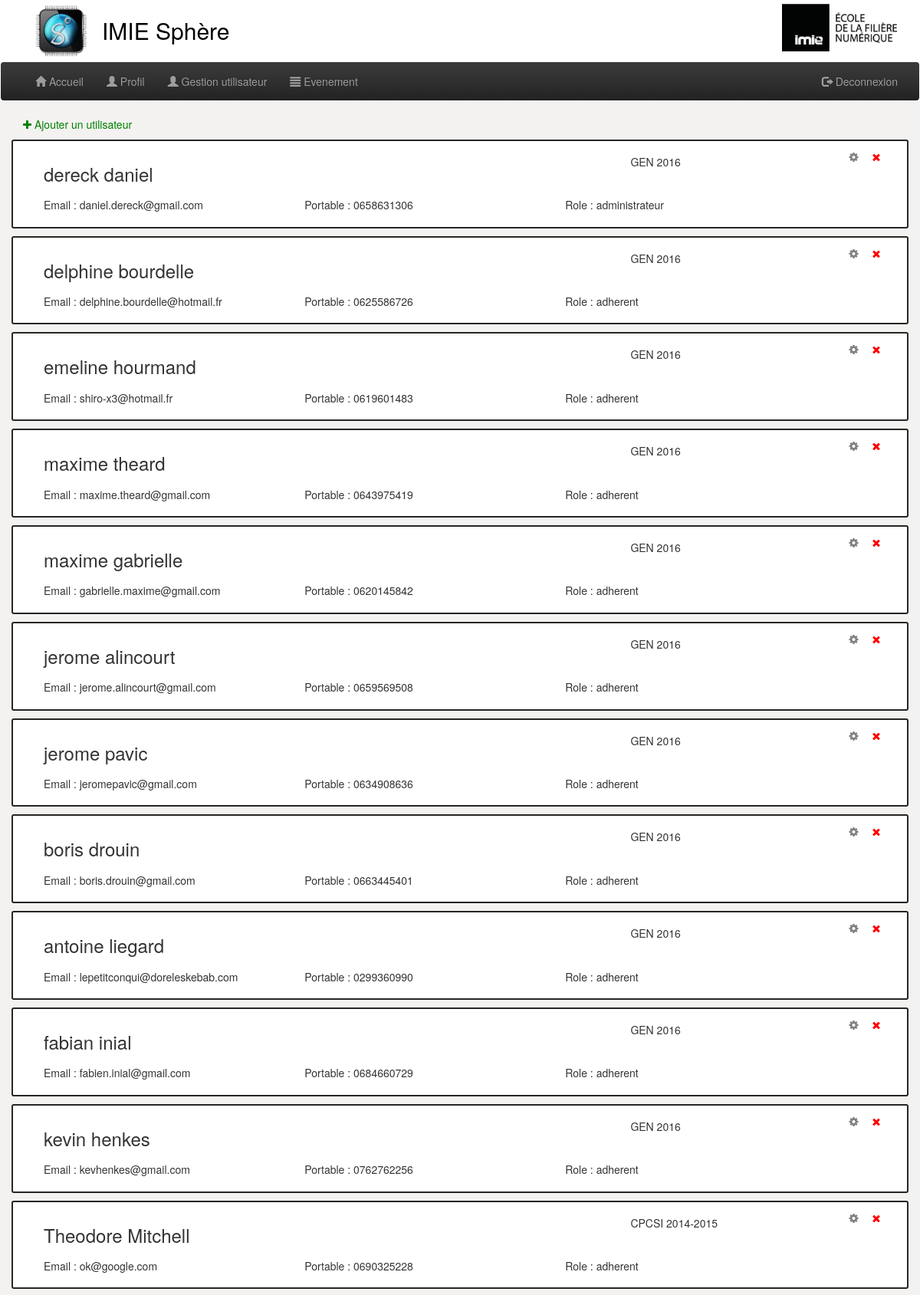
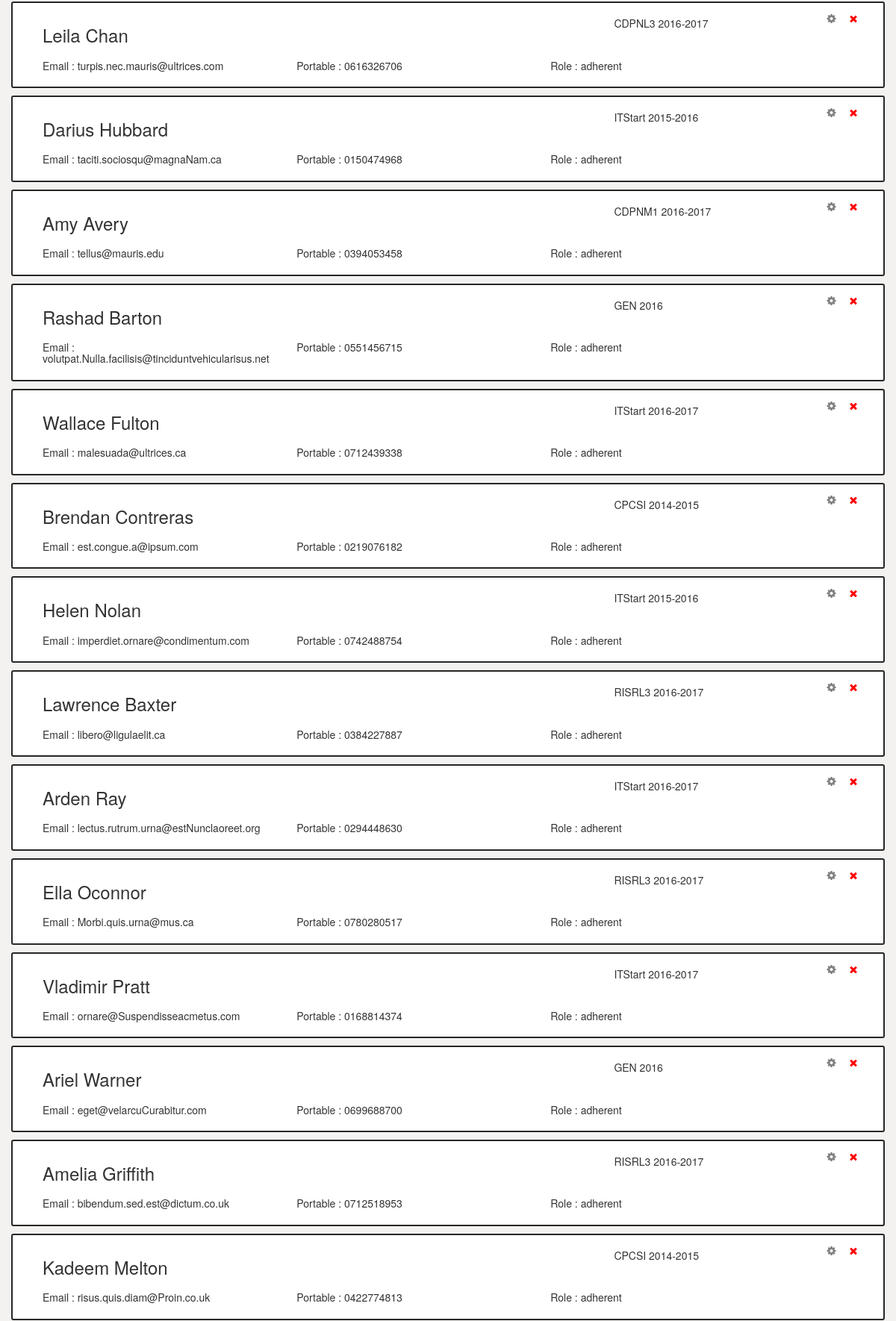
/index.php?action=listUser (signed in, upper part), run on the app's committed database (2 pictures, top to bottom).
### tables this page shows
CREATE TABLE `role` (
  `id_role` int(11) NOT NULL,
  `name` varchar(25) NOT NULL
);

CREATE TABLE `user` (
  `id_user` int(11) NOT NULL,
  `membership_number` varchar(8) DEFAULT NULL,
  `firstname` varchar(25) NOT NULL,
  `lastname` varchar(25) NOT NULL,
  `email` varchar(255) NOT NULL,
  `phone` varchar(10) NOT NULL,
  `password` varchar(15) NOT NULL,
  `id_grade` int(11) DEFAULT NULL
);

CREATE TABLE `grade` (
  `id_grade` int(11) NOT NULL,
  `name` varchar(25) NOT NULL,
  `promotion` varchar(9) NOT NULL
);

### application/controleurs/listUserControler.php (called while the page is built, shortened)
<?php
class listUserController{
    public function listUser(){
            $listUser = new listUserModel();
            $reqListUser = $listUser->getListUser(-1);
            require_once("/application/views/IMIE/listUser.php");
    }
}
?>

### application/bddConnect/singletonbdd.php (called while the page is built, shortened)
<?php
class BDD {
	private function __construct() {
		try {
			$this->PDOInstance = new PDO ( 'mysql:dbname=' . self::DEFAULT_SQL_DTB . ';host=' . self::DEFAULT_SQL_HOST, self::DEFAULT_SQL_USER, self::DEFAULT_SQL_PASS, array( PDO::MYSQL_ATTR_INIT_COMMAND => "SET NAMES utf8") );
		} catch ( Exception $ex ) {
			print ("ERROR !: " . $ex->getMessage () . "<br/>") ;
		}
	}
	public function queryGet($req) {
		$resuReq = $this->PDOInstance->query($req);
		return $resuReq;
	}
}
?>

### application/models/listUserModel.php (called while the page is built, shortened)
<?php
require_once 'application/bddConnect/singletonbdd.php';
class listUserModel {
	public function getListUser($role) {
		$req = "SELECT * FROM role INNER JOIN user_role ON role.id_role = user_role.id_role
INNER JOIN user ON user_role.id_user = user.id_user
INNER JOIN grade ON  user.id_grade = grade.id_grade";
		$bdd = BDD::getInstance ();
		$tmp = $bdd->queryGet ( $req );
		return ($tmp);
	}
}
?>

### application/views/IMIE/listUser.php (the view)
<main>
<div class=" container">
	<?php if ($_SESSION['id_role'] == 1){ ?>
	<a class="plus" href="index.php?action=addUser"><i class="fa fa-plus"
		aria-hidden="true"></i> Ajouter un utilisateur</a>
		<?php } ?>
</div>
    <?php
				if ($_POST ['listUser']) {
					foreach ( $_POST['listUser'] as $row ) {
						?>
    <div id=<?php echo $row['id_user']?>
	class="container event-list">
	<a href="index.php?action=profil&uid=<?php echo $row['id_user']; ?>">
	<div class="col-md-11">
	<div class="col-md-9" ><h3><?php echo $row['firstname']." ".$row['lastname'] ?></h3></div>
	<div class="col-md-3" ><h5><?php echo $row['name']." ".$row['promotion'] ?></h5></div>
	<div class="col-md-4"><h5><?php echo "Email : ".$row['email'] ?></h5></div>
	<div class="col-md-4"><h5><?php echo "Portable : ".$row['phone'] ?></h5></div>
	<div class="col-md-4"><h5><?php echo "Role : ".$row[1] ?></h5></div>
	</div>
	<div class="col-md-1">
                <a class="gear col-md-4" href="application/views/Layout/notImplementNow.php"><i
			class="fa fa-cog" aria-hidden="true"></i></a>
                <a class="minus col-md-4" href="application/views/Layout/notImplementNow.php"><i
			class="fa fa-close" aria-hidden="true"></i></a>
	</div>
	</a>
</div>
        <?php
					}
				} else {
					?>
                <div class="container">
	<h4 class="align-center">Pas d'utilisateur inscrit</h4>
</div>
            <?php
				}
				?>
</main>

### assets/css/main.css (style rules this page uses)
html { height: 100%; }
body { background-color: #f3f2f0; margin: 0 auto; min-height: 100%; position: relative; }
.event-list { background-color: #ffffff; border: 2px solid #262626; border-radius: 3px; padding: 10px; margin-top: 10px; margin-bottom: 10px; }
.gear { color: gray; }
.plus { color: green; }
.minus { color: red; }
a { color : inherit; text-decoration: none; }

### data on the page
role: user.firstname "dereck", user.lastname "daniel", grade.name "GEN", grade.promotion "2016", user.email "daniel.dereck@gmail.com", user.phone "0658631306", name "administrateur"
role: user.firstname "delphine", user.lastname "bourdelle", grade.name "GEN", grade.promotion "2016", user.email "delphine.bourdelle@hotmail.fr", user.phone "0625586726", name "adherent", user.firstname "emeline", user.lastname "hourmand", user.email "shiro-x3@hotmail.fr", user.phone "0619601483", user.firstname "maxime", user.lastname "theard", user.email "maxime.theard@gmail.com", user.phone "0643975419", user.lastname "gabrielle", user.email "gabrielle.maxime@gmail.com", user.phone "0620145842", user.firstname "jerome", user.lastname "alincourt", user.email "jerome.alincourt@gmail.com", user.phone "0659569508", user.lastname "pavic", user.email "jeromepavic@gmail.com", user.phone "0634908636", user.firstname "boris", user.lastname "drouin", user.email "boris.drouin@gmail.com", user.phone "0663445401", user.firstname "antoine", user.lastname "liegard", user.email "lepetitconqui@doreleskebab.com", user.phone "0299360990", user.firstname "fabian", user.lastname "inial", user.email "fabien.inial@gmail.com", user.phone "0684660729", user.firstname "kevin", user.lastname "henkes", user.email "kevhenkes@gmail.com", user.phone "0762762256", user.firstname "Theodore", user.lastname "Mitchell", grade.name "CPCSI", grade.promotion "2014-2015", user.email "ok@google.com", user.phone "0690325228", user.firstname "Leila", user.lastname "Chan", grade.name "CDPNL3", grade.promotion "2016-2017", user.email "turpis.nec.mauris@ultrices.com", user.phone "0616326706", user.firstname "Darius", user.lastname "Hubbard", grade.name "ITStart", grade.promotion "2015-2016", user.email "taciti.sociosqu@magnaNam.ca", user.phone "0150474968", user.firstname "Amy", user.lastname "Avery", grade.name "CDPNM1", user.email "tellus@mauris.edu", user.phone "0394053458", user.firstname "Rashad", user.lastname "Barton", user.email "volutpat.Nulla.facilisis@tinciduntvehicularisus.net", user.phone "0551456715", user.firstname "Wallace", user.lastname "Fulton", user.email "malesuada@ultrices.ca", user.phone "0712439338", user.firstname "Brendan", user.lastname "Contreras", user.email "est.congue.a@ipsum.com", user.phone "0219076182", user.firstname "Helen", user.lastname "Nolan", user.email "imperdiet.ornare@condimentum.com", user.phone "0742488754", user.firstname "Lawrence", user.lastname "Baxter", grade.name "RISRL3", user.email "libero@ligulaelit.ca", user.phone "0384227887", user.firstname "Arden", user.lastname "Ray", user.email "lectus.rutrum.urna@estNunclaoreet.org", user.phone "0294448630", user.firstname "Ella", user.lastname "Oconnor", user.email "Morbi.quis.urna@mus.ca", user.phone "0780280517", user.firstname "Vladimir", user.lastname "Pratt", user.email "ornare@Suspendisseacmetus.com", user.phone "0168814374", user.firstname "Ariel", user.lastname "Warner", user.email "eget@velarcuCurabitur.com", user.phone "0699688700", user.firstname "Amelia", user.lastname "Griffith", user.email "bibendum.sed.est@dictum.co.uk", user.phone "0712518953", user.firstname "Kadeem", user.lastname "Melton", user.email "risus.quis.diam@Proin.co.uk", user.phone "0422774813"
